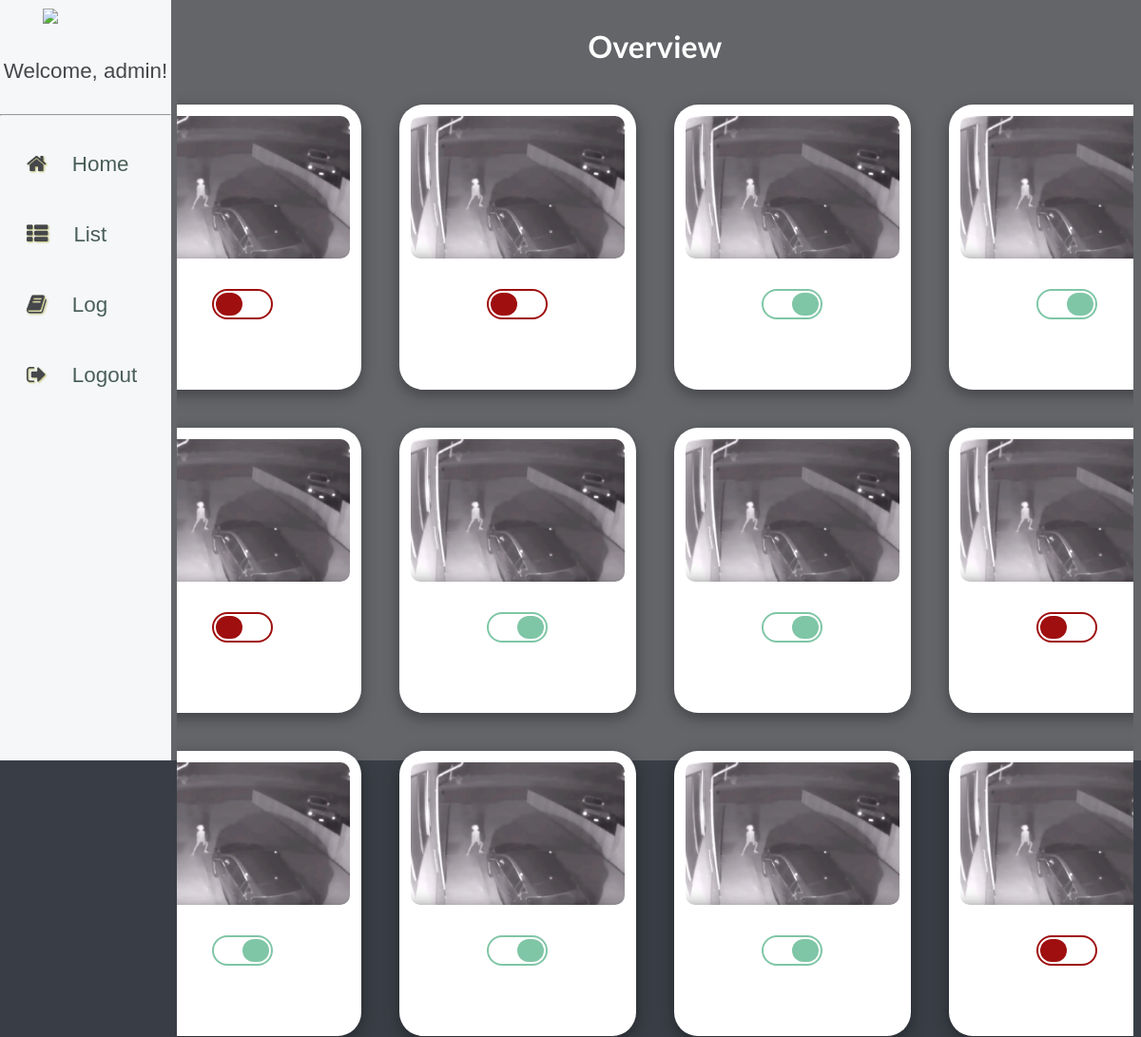
Before: / (signed in, upper part) with the older database file.
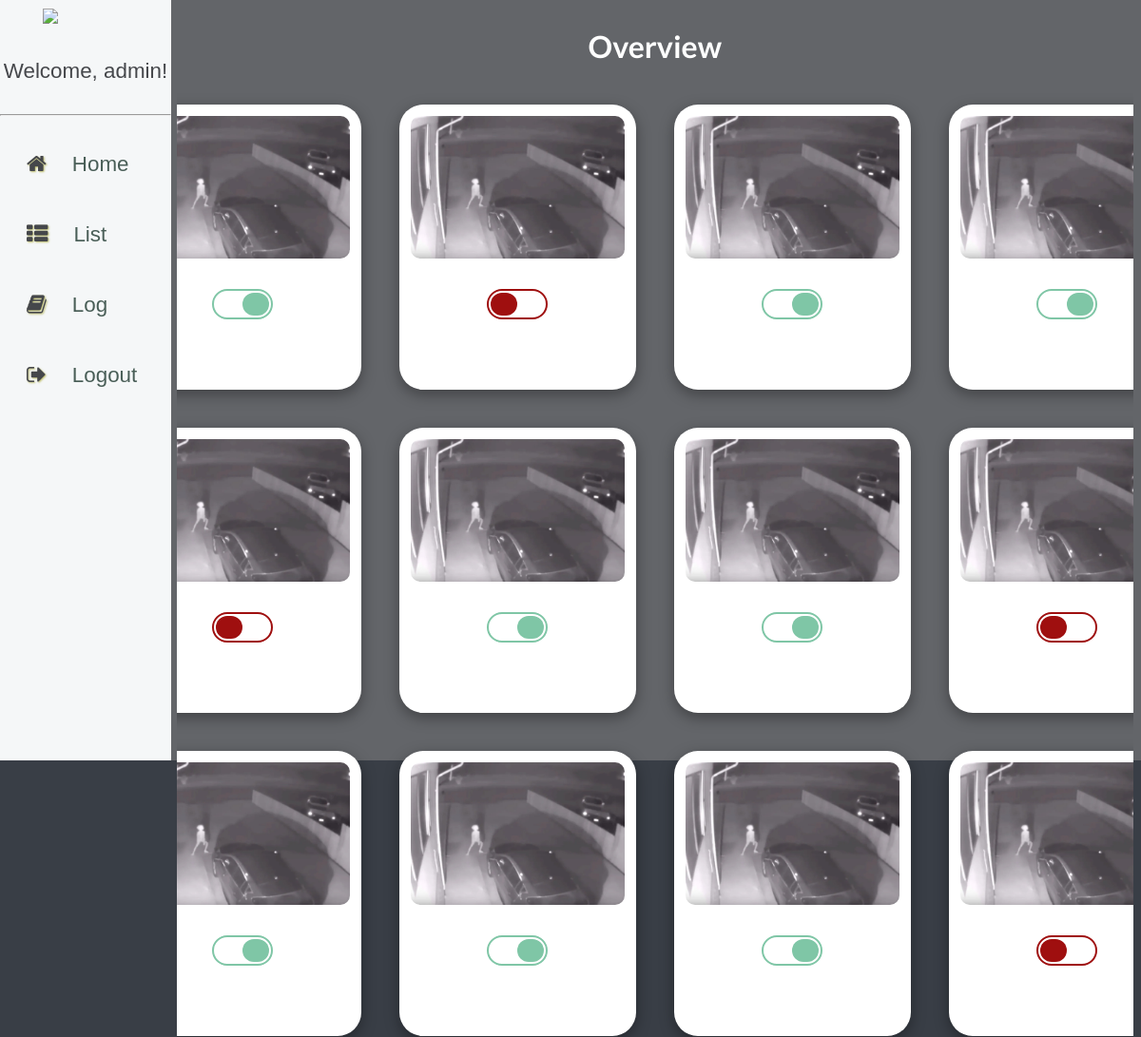
After: the same page with the newer database file.
### tables this page shows
CREATE TABLE t_cameras (cname TEXT, port INTEGER, status TEXT);

### app.py (the view)
@app.route('/')
def home():
    if not session.get('loggedin_as'):
        return show_login_page()
    Cameras = fetch_all_camera_from_db()
    return render_template('index.html',cameras=Cameras, user=session.get('loggedin_as')[2])

### app.py (called while the page is built)
def dict_factory(cursor, row):
    d = {}
    for idx, col in enumerate(cursor.description):
        d[col[0]] = row[idx]
    return d

def fetch_all_camera_from_db():
    connect = sqlite3.connect('database.db')
    cursor = connect.cursor()
    cursor.row_factory = dict_factory
    cursor.execute('SELECT * FROM t_cameras')
    Cameras = cursor.fetchall()
    connect.close()
    return Cameras

### templates/index.html (shortened to what this page needs)
{% extends 'base.html' %}
{% block body %}
<div class="grid">
    <div class="title">
        <h1>Overview</h1>
    </div>
    {% for cam_info in cameras %}
    <div class="device-container">
        <div class="video-block">
            <img src="/static/screenshot-28.jpg">
        </div>
        <div class="middle-button">
            {% if user == 'admin' %}
                <label class="tgl-btn{% if cam_info.status == 'Inactive' %} red{% endif %}" for="cb{{ loop.index }}"></label>
            {% else %}
                <p class="sidepanel-urls">{{ cam_info.status }}!</p>
            {% endif %}
        </div>
    </div>
    {% endfor %}
</div>
{% endblock %}

### templates/base.html (shortened to what this page needs)
<!DOCTYPE html>
<html lang="en">
<head>
    <link rel="stylesheet" href="{{ url_for('static', filename='css/main.css')}}">
    <link rel="stylesheet" href="https://cdnjs.cloudflare.com/ajax/libs/font-awesome/4.7.0/css/font-awesome.min.css">
</head>
<body>
    <div class="sidepanel">
        <img class="sidepanel-logo" src="http://ncsmadison.com/wp-content/uploads/2018/01/Security-Icon-2.png">
        <p class="sidepanel-urls">Welcome, {{ user }}!</p>
        <hr>
        <a class="sidepanel-urls" href="{{ url_for('home') }}"><span><i class="fa fa-home"></i>Home</span></a>
        {% if user == 'admin' %}
        <a class="sidepanel-urls" href="{{ url_for('detailed_view') }}"><span><i class="fa fa-th-list" aria-hidden="true"></i>List</span></a>
        <a class="sidepanel-urls" href="{{ url_for('log') }}"><span><i class="fa fa-book" aria-hidden="true"></i>Log</span></a>
        {% endif %}
        <a class="sidepanel-urls" href="{{ url_for('logout') }}"><span><i class="fa fa-sign-out"></i>Logout</span></a>
    </div>
    <div class="main-container">
        {% block body %}{% endblock %}
    </div>
</body>
</html>

### static/css/main.css (style rules this page uses)
body { background-color: #393E46; }
.sidepanel { background-color: #F5F7F8; width: 15%; height: 100vh; position: fixed; top: 0%; left: 0%; }
.sidepanel-logo { width: 50%; margin: auto; padding-top: 5%; display: block; }
.sidepanel-urls { width: 100%; display: block; font-family: 'Lucida Sans', 'Lucida Sans Regular', 'Lucida Grande', 'Lucida Sans Unicode', 'Geneva', Verdana, sans-serif; font-size: 140%; margin-top: 15%; padding-top: 10px; padding-bottom: 10px; white-space: normal; position: relative; float: none; transition: 0.2s; outline: 0; text-decoration: none; color: #495E57; }
p.sidepanel-urls { text-align: center; color: #45474B; }
.sidepanel-urls span { padding: 0 20px 0 20px; position: relative; display: inline-block; }
.main-container { display: flex; justify-content: center; margin-left: 15%; }
.grid { display: grid; grid-template-columns: repeat(4,auto); justify-content: center; max-width: fit-content; font-family: 'Lato', sans-serif; max-height: 90%; overflow-y: auto; }
.title { text-align: center; font-family: 'Lato', sans-serif; grid-column: 1/5; color: rgb(255, 255, 255); }
.middle-button { display: flex; justify-content: center; }
.device-container { float: left; display: block; width: fit-content; height: 300px; margin: 20px; background-color: rgb(255, 255, 255); border-radius: 25px; box-shadow: 0px 5px 15px rgba(0, 0, 0, 0.35); }
.video-block { display: block; width: 225px; height: 150px; text-align: center; border-radius: 25px; padding: 0.75em; }
.video-block img { width: 225px; height: 150px; z-index: 1; border-radius: 10px; }
.fa, .fas { padding: 2px; margin-right: 8px; margin-left: 6px; text-shadow: 1px 1px 2px #1d1d19; color: #dcf2d6; }
.sidepanel-urls .fa, .sidepanel-urls .fas { margin-right: 25px; text-shadow: 1px 1px 2px #bebe6d; color: #45474B; }
body::before { content: ' '; position: fixed; top: 0px; width: 100vw; height: 100vh; margin: 0; padding: 0; filter: blur(10px) opacity(0.9); background: url(https://limestart-assets.retiehe.com/wallpapers/Default4.jpg); background-attachment: fixed; background-position-y: -160px; z-index: -1; }
body::after { content: ' '; position: fixed; top: 0px; width: 100vw; height: 100vh; margin: 0; padding: 0; background: gray; z-index: -1; filter: opacity(0.6); }

Changed rows visible on the page:
changed t_cameras (number 1 of 12 on the later page): status "Inactive" → "Active" (drawn)
